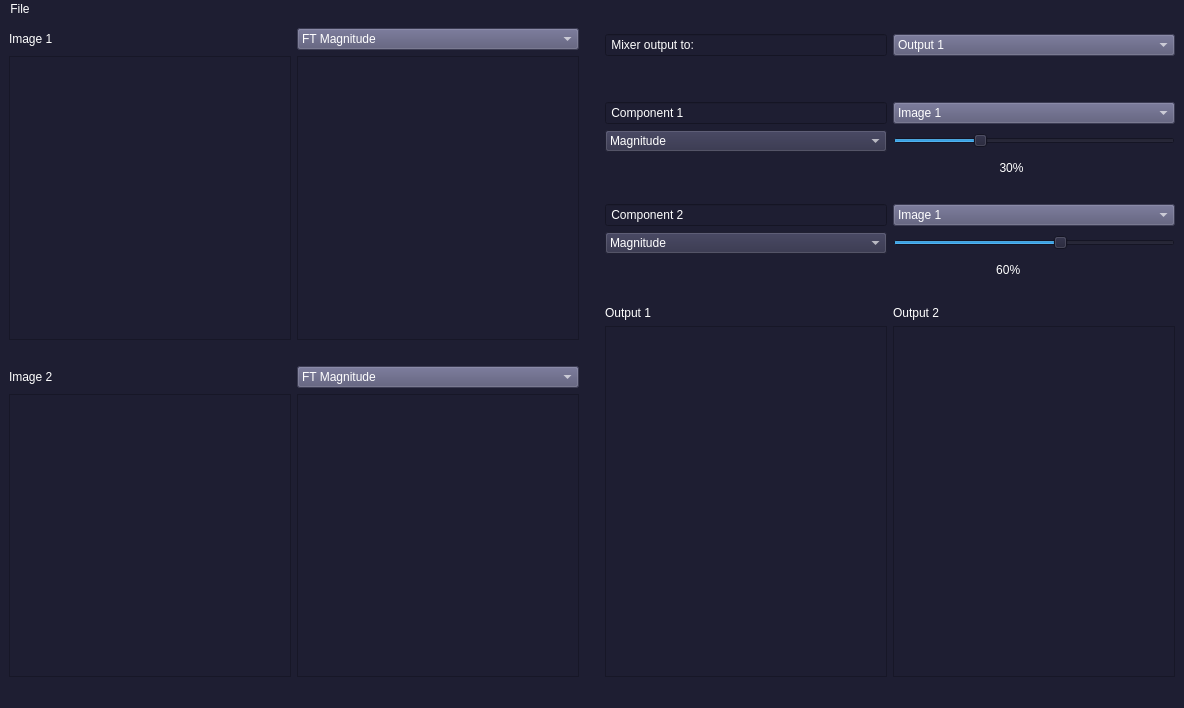
<?xml version="1.0" encoding="UTF-8"?>
<ui version="4.0">
 <class>MainWindow</class>
 <widget class="QMainWindow" name="MainWindow">
  <property name="geometry">
   <rect>
    <x>0</x>
    <y>0</y>
    <width>1184</width>
    <height>708</height>
   </rect>
  </property>
  <property name="windowTitle">
   <string>MainWindow</string>
  </property>
  <property name="styleSheet">
   <string notr="true">color: rgb(255, 255, 255);
background-color: rgb(30, 30, 50);</string>
  </property>
  <widget class="QWidget" name="centralwidget">
   <layout class="QGridLayout" name="gridLayout_2">
    <item row="1" column="0">
     <spacer name="horizontalSpacer_4">
      <property name="orientation">
       <enum>Qt::Horizontal</enum>
      </property>
      <property name="sizeHint" stdset="0">
       <size>
        <width>40</width>
        <height>20</height>
       </size>
      </property>
     </spacer>
    </item>
    <item row="0" column="1" rowspan="3">
     <spacer name="verticalSpacer">
      <property name="orientation">
       <enum>Qt::Vertical</enum>
      </property>
      <property name="sizeHint" stdset="0">
       <size>
        <width>20</width>
        <height>40</height>
       </size>
      </property>
     </spacer>
    </item>
    <item row="2" column="0">
     <layout class="QGridLayout" name="img2_layout">
      <item row="1" column="0">
       <widget class="QGraphicsView" name="output1_Display"/>
      </item>
      <item row="1" column="1">
       <widget class="QGraphicsView" name="selectedDisplay_2"/>
      </item>
      <item row="0" column="0">
       <widget class="QLabel" name="image2_label">
        <property name="styleSheet">
         <string notr="true">font: 75 9pt &quot;MS Shell Dlg 2&quot;;</string>
        </property>
        <property name="text">
         <string>Image 2</string>
        </property>
       </widget>
      </item>
      <item row="0" column="1">
       <widget class="QComboBox" name="displaySelection_Menu2">
        <property name="styleSheet">
         <string notr="true">background-color: rgb(84, 84, 116);

font: 9pt &quot;MS Shell Dlg 2&quot;;</string>
        </property>
        <item>
         <property name="text">
          <string>FT Magnitude</string>
         </property>
        </item>
        <item>
         <property name="text">
          <string>FT Phase</string>
         </property>
        </item>
        <item>
         <property name="text">
          <string>FT Real component</string>
         </property>
        </item>
        <item>
         <property name="text">
          <string>FT Imaginary component</string>
         </property>
        </item>
       </widget>
      </item>
     </layout>
    </item>
    <item row="0" column="0">
     <layout class="QGridLayout" name="img1_layout">
      <item row="0" column="0">
       <widget class="QLabel" name="image1_label">
        <property name="styleSheet">
         <string notr="true">font: 75 9pt &quot;MS Shell Dlg 2&quot;;</string>
        </property>
        <property name="text">
         <string>Image 1</string>
        </property>
       </widget>
      </item>
      <item row="1" column="0">
       <widget class="QGraphicsView" name="fixedDisplay_1"/>
      </item>
      <item row="0" column="1">
       <widget class="QComboBox" name="displaySelection_Menu1">
        <property name="styleSheet">
         <string notr="true">background-color: rgb(84, 84, 116);
font: 9pt &quot;MS Shell Dlg 2&quot;;</string>
        </property>
        <item>
         <property name="text">
          <string>FT Magnitude</string>
         </property>
        </item>
        <item>
         <property name="text">
          <string>FT Phase</string>
         </property>
        </item>
        <item>
         <property name="text">
          <string>FT Real component</string>
         </property>
        </item>
        <item>
         <property name="text">
          <string>FT Imaginary component</string>
         </property>
        </item>
       </widget>
      </item>
      <item row="1" column="1">
       <widget class="QGraphicsView" name="selectedDisplay_1"/>
      </item>
     </layout>
    </item>
    <item row="0" column="2" rowspan="3">
     <layout class="QGridLayout" name="Output_layout">
      <item row="23" column="1">
       <widget class="QLabel" name="output2_label">
        <property name="text">
         <string>Output 2</string>
        </property>
       </widget>
      </item>
      <item row="23" column="0">
       <widget class="QLabel" name="output1_label">
        <property name="text">
         <string>Output 1</string>
        </property>
       </widget>
      </item>
      <item row="2" column="0" colspan="2">
       <spacer name="horizontalSpacer_2">
        <property name="orientation">
         <enum>Qt::Horizontal</enum>
        </property>
        <property name="sizeType">
         <enum>QSizePolicy::Expanding</enum>
        </property>
        <property name="sizeHint" stdset="0">
         <size>
          <width>40</width>
          <height>20</height>
         </size>
        </property>
       </spacer>
      </item>
      <item row="24" column="0">
       <widget class="QGraphicsView" name="graphicsView_5"/>
      </item>
      <item row="24" column="1">
       <widget class="QGraphicsView" name="output2_Display"/>
      </item>
      <item row="5" column="1">
       <widget class="QComboBox" name="Comp1_ImageMenu">
        <property name="styleSheet">
         <string notr="true">background-color: rgb(84, 84, 116);
color: rgb(255, 255, 255);
font: 9pt &quot;MS Shell Dlg 2&quot;;</string>
        </property>
        <item>
         <property name="text">
          <string>Image 1</string>
         </property>
        </item>
        <item>
         <property name="text">
          <string>Image 2</string>
         </property>
        </item>
       </widget>
      </item>
      <item row="1" column="1">
       <widget class="QComboBox" name="Output_menu">
        <property name="styleSheet">
         <string notr="true">color: rgb(255, 255, 255);
background-color: rgb(84, 84, 116);
font: 10pt &quot;MS Shell Dlg 2&quot;;</string>
        </property>
        <item>
         <property name="text">
          <string>Output 1</string>
         </property>
        </item>
        <item>
         <property name="text">
          <string>Output 2</string>
         </property>
        </item>
       </widget>
      </item>
      <item row="12" column="1">
       <widget class="QComboBox" name="Comp2_ImageMenu">
        <property name="styleSheet">
         <string notr="true">background-color: rgb(84, 84, 116);
color: rgb(255, 255, 255);
font: 9pt &quot;MS Shell Dlg 2&quot;;</string>
        </property>
        <item>
         <property name="text">
          <string>Image 1 </string>
         </property>
        </item>
        <item>
         <property name="text">
          <string>Image 2</string>
         </property>
        </item>
       </widget>
      </item>
      <item row="13" column="0">
       <widget class="QComboBox" name="Comp2_Menu">
        <property name="styleSheet">
         <string notr="true">color: rgb(255, 255, 255);
background-color: rgb(45, 45, 70);
</string>
        </property>
        <item>
         <property name="text">
          <string>Magnitude</string>
         </property>
        </item>
        <item>
         <property name="text">
          <string>Phase</string>
         </property>
        </item>
        <item>
         <property name="text">
          <string>Real</string>
         </property>
        </item>
        <item>
         <property name="text">
          <string>Imaginary</string>
         </property>
        </item>
        <item>
         <property name="text">
          <string>Uniform magnitude</string>
         </property>
        </item>
        <item>
         <property name="text">
          <string>Uniform phase</string>
         </property>
        </item>
       </widget>
      </item>
      <item row="21" column="0" colspan="2">
       <spacer name="horizontalSpacer_7">
        <property name="orientation">
         <enum>Qt::Horizontal</enum>
        </property>
        <property name="sizeHint" stdset="0">
         <size>
          <width>40</width>
          <height>20</height>
         </size>
        </property>
       </spacer>
      </item>
      <item row="7" column="1">
       <widget class="QSlider" name="Comp1_Slider">
        <property name="maximum">
         <number>100</number>
        </property>
        <property name="value">
         <number>30</number>
        </property>
        <property name="orientation">
         <enum>Qt::Horizontal</enum>
        </property>
       </widget>
      </item>
      <item row="13" column="1">
       <widget class="QSlider" name="Comp2_Slider">
        <property name="maximum">
         <number>100</number>
        </property>
        <property name="value">
         <number>60</number>
        </property>
        <property name="orientation">
         <enum>Qt::Horizontal</enum>
        </property>
       </widget>
      </item>
      <item row="10" column="0" colspan="2">
       <spacer name="horizontalSpacer_5">
        <property name="orientation">
         <enum>Qt::Horizontal</enum>
        </property>
        <property name="sizeType">
         <enum>QSizePolicy::Expanding</enum>
        </property>
        <property name="sizeHint" stdset="0">
         <size>
          <width>40</width>
          <height>20</height>
         </size>
        </property>
       </spacer>
      </item>
      <item row="12" column="0">
       <widget class="QLineEdit" name="Component_2Line">
        <property name="styleSheet">
         <string notr="true">font: 75 11pt &quot;MS Shell Dlg 2&quot;;</string>
        </property>
        <property name="text">
         <string> Component 2</string>
        </property>
       </widget>
      </item>
      <item row="7" column="0">
       <widget class="QComboBox" name="Comp1_Menu">
        <property name="styleSheet">
         <string notr="true">color: rgb(255, 255, 255);
background-color: rgb(45, 45, 70);</string>
        </property>
        <property name="editable">
         <bool>false</bool>
        </property>
        <item>
         <property name="text">
          <string>Magnitude</string>
         </property>
        </item>
        <item>
         <property name="text">
          <string>Phase</string>
         </property>
        </item>
        <item>
         <property name="text">
          <string>Real</string>
         </property>
        </item>
        <item>
         <property name="text">
          <string>Imaginary</string>
         </property>
        </item>
        <item>
         <property name="text">
          <string>Uniform magnitude</string>
         </property>
        </item>
        <item>
         <property name="text">
          <string>Uniforf phase</string>
         </property>
        </item>
       </widget>
      </item>
      <item row="1" column="0">
       <widget class="QLineEdit" name="MixerOutputLine">
        <property name="styleSheet">
         <string notr="true">font: 75 12pt &quot;MS Shell Dlg 2&quot;;
border-color: rgb(0, 0, 0);</string>
        </property>
        <property name="text">
         <string> Mixer output to:</string>
        </property>
       </widget>
      </item>
      <item row="5" column="0">
       <widget class="QLineEdit" name="Component_1Line">
        <property name="layoutDirection">
         <enum>Qt::LeftToRight</enum>
        </property>
        <property name="styleSheet">
         <string notr="true">color: rgb(255, 255, 255);
background-color: rgb(30, 30, 50);
font: 75 11pt &quot;MS Shell Dlg 2&quot;;</string>
        </property>
        <property name="text">
         <string> Component 1</string>
        </property>
        <property name="maxLength">
         <number>500</number>
        </property>
       </widget>
      </item>
      <item row="19" column="0" colspan="2">
       <layout class="QFormLayout" name="formLayout_3"/>
      </item>
      <item row="0" column="0">
       <widget class="QFrame" name="frame">
        <property name="frameShape">
         <enum>QFrame::StyledPanel</enum>
        </property>
        <property name="frameShadow">
         <enum>QFrame::Raised</enum>
        </property>
       </widget>
      </item>
      <item row="3" column="0" colspan="2">
       <spacer name="horizontalSpacer">
        <property name="orientation">
         <enum>Qt::Horizontal</enum>
        </property>
        <property name="sizeHint" stdset="0">
         <size>
          <width>40</width>
          <height>20</height>
         </size>
        </property>
       </spacer>
      </item>
      <item row="9" column="0">
       <spacer name="horizontalSpacer_6">
        <property name="orientation">
         <enum>Qt::Horizontal</enum>
        </property>
        <property name="sizeHint" stdset="0">
         <size>
          <width>40</width>
          <height>20</height>
         </size>
        </property>
       </spacer>
      </item>
      <item row="9" column="1">
       <widget class="QLabel" name="label">
        <property name="styleSheet">
         <string notr="true">color: rgb(255, 255, 255);</string>
        </property>
        <property name="text">
         <string>                                30%</string>
        </property>
       </widget>
      </item>
      <item row="20" column="0">
       <spacer name="horizontalSpacer_3">
        <property name="orientation">
         <enum>Qt::Horizontal</enum>
        </property>
        <property name="sizeHint" stdset="0">
         <size>
          <width>40</width>
          <height>20</height>
         </size>
        </property>
       </spacer>
      </item>
      <item row="20" column="1">
       <widget class="QLabel" name="label_2">
        <property name="text">
         <string>                               60%</string>
        </property>
       </widget>
      </item>
     </layout>
    </item>
   </layout>
  </widget>
  <widget class="QMenuBar" name="menubar">
   <property name="geometry">
    <rect>
     <x>0</x>
     <y>0</y>
     <width>1184</width>
     <height>26</height>
    </rect>
   </property>
   <property name="styleSheet">
    <string notr="true">selection-background-color: rgb(67, 67, 75);</string>
   </property>
   <widget class="QMenu" name="menuFILE">
    <property name="styleSheet">
     <string notr="true">color: rgb(255, 255, 255);
selection-background-color: rgb(8, 8, 8);
background-color: rgb(50, 50, 70);</string>
    </property>
    <property name="title">
     <string>File</string>
    </property>
    <addaction name="actionNew"/>
    <addaction name="actionOpen"/>
    <addaction name="actionClear"/>
   </widget>
   <addaction name="menuFILE"/>
  </widget>
  <widget class="QStatusBar" name="statusbar"/>
  <action name="actionOpen">
   <property name="text">
    <string>Open</string>
   </property>
   <property name="shortcut">
    <string>Ctrl+O</string>
   </property>
  </action>
  <action name="actionClear">
   <property name="text">
    <string>Clear</string>
   </property>
   <property name="shortcut">
    <string>Ctrl+C</string>
   </property>
  </action>
  <action name="actionNew">
   <property name="text">
    <string>New</string>
   </property>
   <property name="shortcut">
    <string>Ctrl+N</string>
   </property>
  </action>
 </widget>
 <resources/>
 <connections>
  <connection>
   <sender>Comp1_Slider</sender>
   <signal>valueChanged(int)</signal>
   <receiver>label</receiver>
   <slot>setNum(int)</slot>
   <hints>
    <hint type="sourcelabel">
     <x>967</x>
     <y>187</y>
    </hint>
    <hint type="destinationlabel">
     <x>997</x>
     <y>205</y>
    </hint>
   </hints>
  </connection>
  <connection>
   <sender>Comp2_Slider</sender>
   <signal>valueChanged(int)</signal>
   <receiver>label_2</receiver>
   <slot>setNum(int)</slot>
   <hints>
    <hint type="sourcelabel">
     <x>969</x>
     <y>306</y>
    </hint>
    <hint type="destinationlabel">
     <x>1019</x>
     <y>338</y>
    </hint>
   </hints>
  </connection>
 </connections>
</ui>
